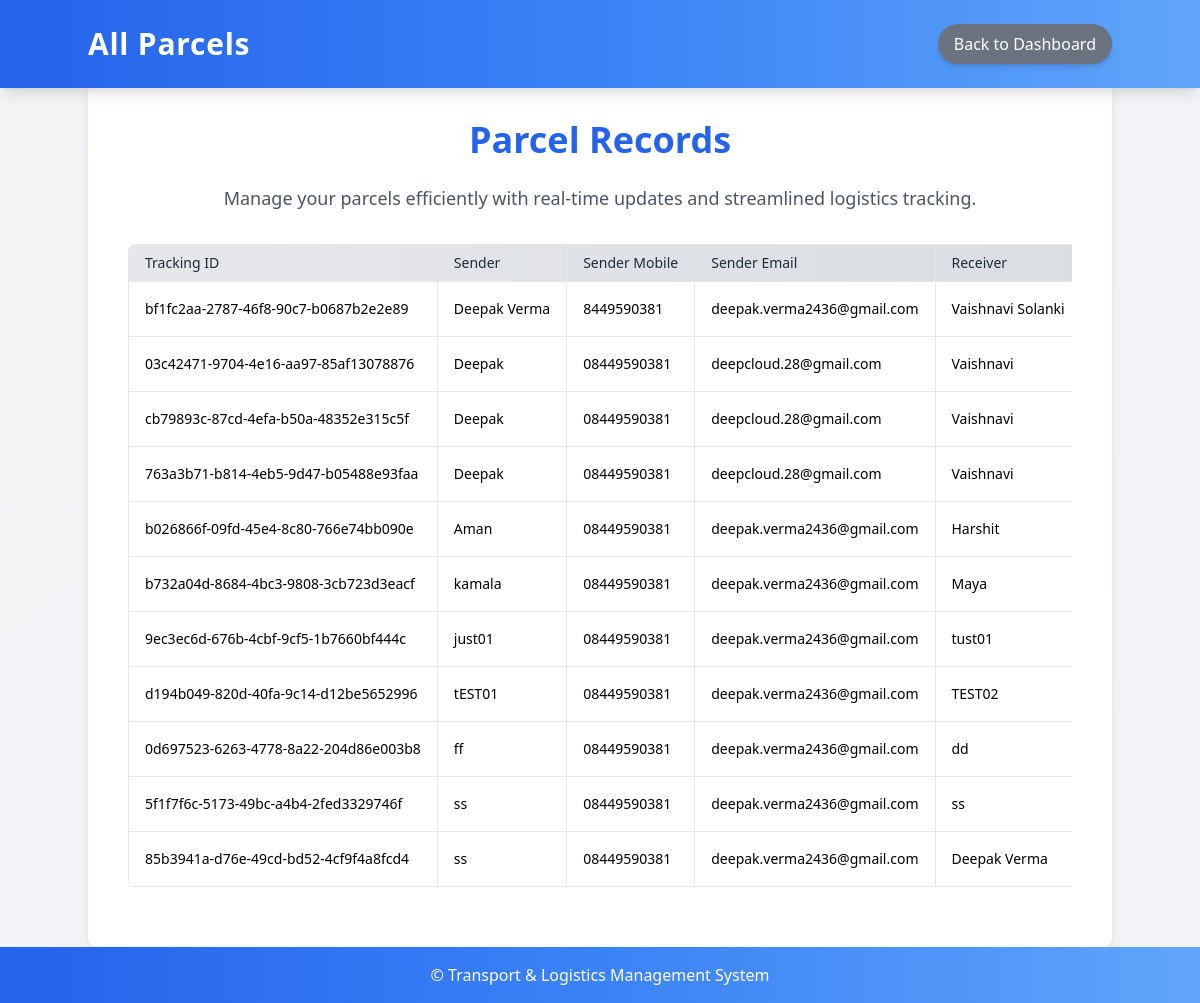
The app's page /parcel/list/ (signed in) with its own data.
### app/models.py (models this page shows, shortened)
class Parcel(models.Model):
    user = models.ForeignKey(User, on_delete=models.CASCADE)  # Add user association
    tracking_id = models.UUIDField(default=uuid.uuid4, editable=False, unique=True)
    sender_name = models.CharField(max_length=100)
    sender_mobile = models.CharField(max_length=15)  # Added sender mobile field
    sender_email = models.EmailField()              # Added sender email field
    receiver_name = models.CharField(max_length=100)
    receiver_mobile = models.CharField(max_length=15)  # Added receiver mobile field
    receiver_email = models.EmailField()              # Added receiver email field
    origin = models.CharField(max_length=200)
    destination = models.CharField(max_length=200)
    weight = models.DecimalField(max_digits=6, decimal_places=2)  # in kilograms
    status = models.CharField(
        max_length=50,
        choices=[
            ('Pending', 'Pending'),
            ('Shipped', 'Shipped'),
            ('In Transit', 'In Transit'),
            ('Delivered', 'Delivered'),
        ],
        default='Pending',
    )
    created_at = models.DateTimeField(auto_now_add=True)
    transport_record = models.ForeignKey(
        'TransportRecord', on_delete=models.SET_NULL, null=True, blank=True, related_name='parcels'
    )

### app/views.py (the view)
# urls.py: path('parcel/list/', views.list_parcels, name='list_parcels'),
@login_required
def list_parcels(request):
    parcels = Parcel.objects.filter(user=request.user)  # Filter by user
    return render(request, 'list_parcels.html', {'parcels': parcels})

### app/templates/list_parcels.html (shortened to what this page needs)
<!DOCTYPE html>
<html>
<head>
    {% load static %}
    <link href="{% static 'css/output.css' %}" rel="stylesheet">
</head>
<body class="bg-gradient-to-br from-gray-100 to-blue-50 min-h-screen flex flex-col justify-center">
    <nav class="bg-gradient-to-r from-blue-600 via-blue-500 to-blue-400 text-white p-6 shadow-lg fixed top-0 w-full z-50">
        <div class="container mx-auto flex justify-between items-center">
            <h1 class="text-3xl font-bold tracking-wide">All Parcels</h1>
            <a href="{% url 'dashboard' %}" class="bg-gray-500 px-4 py-2 rounded-full shadow-md hover:bg-gray-600 transition-all">Back to Dashboard</a>
        </div>
    </nav>
    <div class="container mx-auto flex-grow fade-in flex items-center justify-center pt-20">
        <div class="bg-white p-10 rounded-lg shadow-lg max-w-6xl w-full">
            <h2 class="text-4xl font-extrabold mb-6 text-center text-blue-600">Parcel Records</h2>
            <p class="text-lg text-center text-gray-600 mb-8">Manage your parcels efficiently with real-time updates and streamlined logistics tracking.</p>
            <div class="table-container">
                <table class="table-auto border-collapse rounded-lg overflow-hidden shadow-lg">
                    <thead class="bg-gradient-to-r from-gray-200 to-gray-300">
                        <tr>
                            <th class="border px-4 py-2 text-sm font-medium text-gray-800">Tracking ID</th>
                            <th class="border px-4 py-2 text-sm font-medium text-gray-800">Sender</th>
                            <th class="border px-4 py-2 text-sm font-medium text-gray-800">Sender Mobile</th>
                            <th class="border px-4 py-2 text-sm font-medium text-gray-800">Sender Email</th>
                            <th class="border px-4 py-2 text-sm font-medium text-gray-800">Receiver</th>
                        </tr>
                    </thead>
                    <tbody class="bg-white divide-y divide-gray-200">
                        {% for parcel in parcels %}
                        <tr>
                            <td class="border px-4 py-2 text-sm">{{ parcel.tracking_id }}</td>
                            <td class="border px-4 py-2 text-sm">{{ parcel.sender_name }}</td>
                            <td class="border px-4 py-2 text-sm">{{ parcel.sender_mobile }}</td>
                            <td class="border px-4 py-2 text-sm">{{ parcel.sender_email }}</td>
                            <td class="border px-4 py-2 text-sm">{{ parcel.receiver_name }}</td>
                        </tr>
                        {% endfor %}
                    </tbody>
                </table>
            </div>
        </div>
    </div>
    <footer class="bg-gradient-to-r from-blue-600 via-blue-500 to-blue-400 text-white text-center py-4 shadow-lg">
        <p>© Transport & Logistics Management System</p>
    </footer>
</body>
</html>

### app/templates/list_parcels.html (style rules this page uses)
body { background: linear-gradient(135deg, #3b82f6, #34d399, #fbbf24, #1e3a8a); background-size: 400% 400%; animation: gradientAnimation 10s infinite ease-in-out; }
.fade-in { animation: fadeIn 1s ease-in-out; }
tbody tr { transition: background-color 0.3s ease-in-out, transform 0.3s ease-in-out; }
a, button { transition: transform 0.3s ease-in-out, background 0.3s ease-in-out; }
.table-container { overflow-x: auto; white-space: nowrap; margin-bottom: 20px; }
table { width: 100%; min-width: 1200px; }
th, td { word-wrap: break-word; text-align: left; }
footer { width: 100%; position: relative; bottom: 0; }

### records on screen
Parcel: tracking_id "bf1fc2aa-2787-46f8-90c7-b0687b2e2e89", sender_name "Deepak Verma", sender_mobile "8449590381", sender_email "deepak.verma2436@gmail.com", receiver_name "Vaishnavi Solanki"
Parcel: tracking_id "03c42471-9704-4e16-aa97-85af13078876", sender_name "Deepak", sender_mobile "08449590381", sender_email "deepcloud.28@gmail.com", receiver_name "Vaishnavi"
Parcel: tracking_id "cb79893c-87cd-4efa-b50a-48352e315c5f", sender_name "Deepak", sender_mobile "08449590381", sender_email "deepcloud.28@gmail.com", receiver_name "Vaishnavi"
Parcel: tracking_id "763a3b71-b814-4eb5-9d47-b05488e93faa", sender_name "Deepak", sender_mobile "08449590381", sender_email "deepcloud.28@gmail.com", receiver_name "Vaishnavi"
Parcel: tracking_id "b026866f-09fd-45e4-8c80-766e74bb090e", sender_name "Aman", sender_mobile "08449590381", sender_email "deepak.verma2436@gmail.com", receiver_name "Harshit"
Parcel: tracking_id "b732a04d-8684-4bc3-9808-3cb723d3eacf", sender_name "kamala", sender_mobile "08449590381", sender_email "deepak.verma2436@gmail.com", receiver_name "Maya"
Parcel: tracking_id "9ec3ec6d-676b-4cbf-9cf5-1b7660bf444c", sender_name "just01", sender_mobile "08449590381", sender_email "deepak.verma2436@gmail.com", receiver_name "tust01"
Parcel: tracking_id "d194b049-820d-40fa-9c14-d12be5652996", sender_name "tEST01", sender_mobile "08449590381", sender_email "deepak.verma2436@gmail.com", receiver_name "TEST02"
Parcel: tracking_id "0d697523-6263-4778-8a22-204d86e003b8", sender_name "ff", sender_mobile "08449590381", sender_email "deepak.verma2436@gmail.com", receiver_name "dd"
Parcel: tracking_id "5f1f7f6c-5173-49bc-a4b4-2fed3329746f", sender_name "ss", sender_mobile "08449590381", sender_email "deepak.verma2436@gmail.com", receiver_name "ss"
Parcel: tracking_id "85b3941a-d76e-49cd-bd52-4cf9f4a8fcd4", sender_name "ss", sender_mobile "08449590381", sender_email "deepak.verma2436@gmail.com", receiver_name "Deepak Verma"
